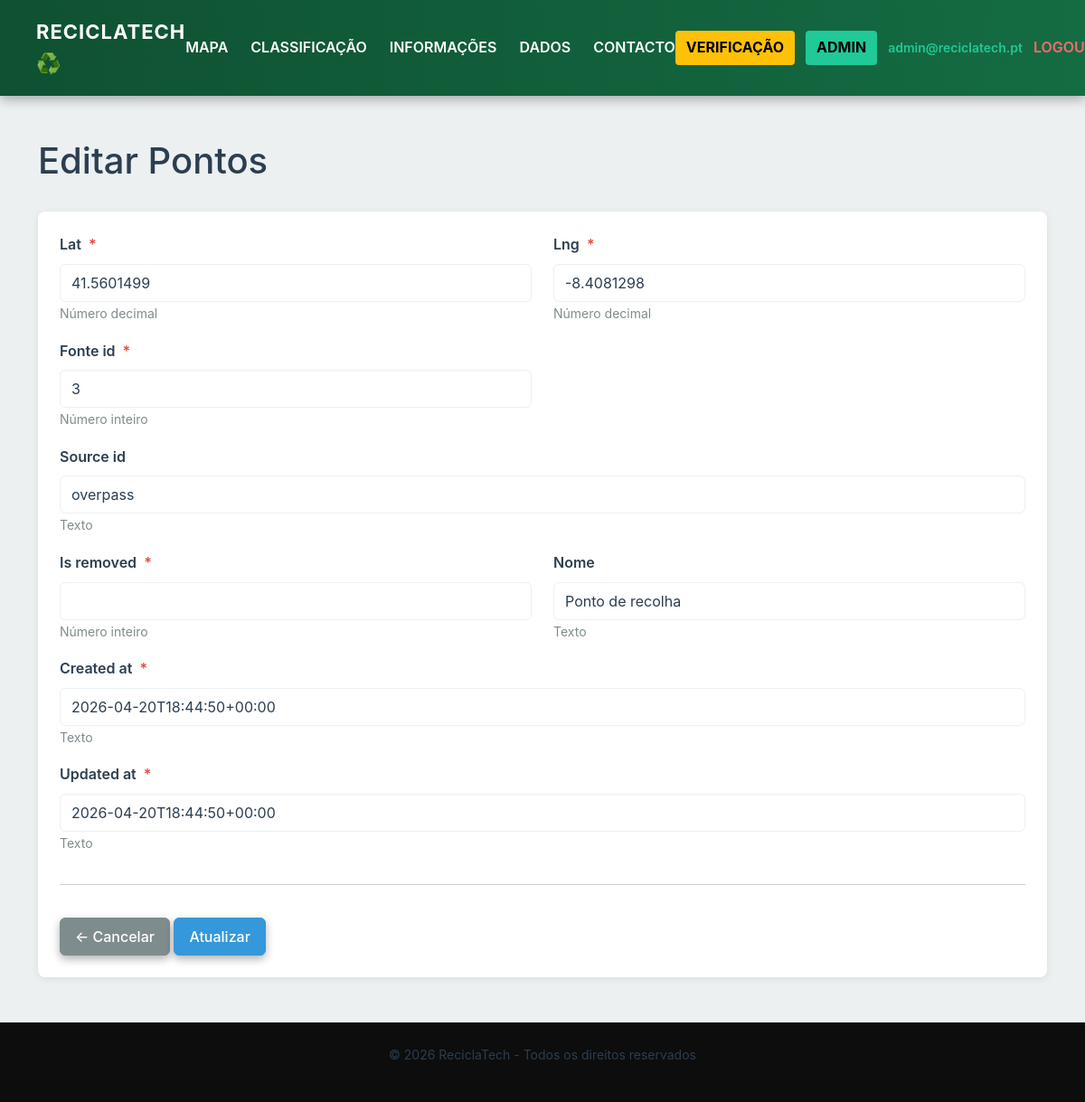
The page /admin/table/pontos/edit/2466 (signed in) on the database its author committed.
### tables this page shows
CREATE TABLE utilizadores (
                    id INTEGER PRIMARY KEY AUTOINCREMENT,
                    nome TEXT NOT NULL,
                    email TEXT UNIQUE NOT NULL,
                    password_hash TEXT NOT NULL,
                    tipo INTEGER NOT NULL DEFAULT 0 CHECK (tipo IN (0,1)),
                    receber_notificacoes INTEGER NOT NULL DEFAULT 1 CHECK (receber_notificacoes IN (0,1)),
                    email_verificado INTEGER NOT NULL DEFAULT 0,
                    data_registo DATETIME DEFAULT CURRENT_TIMESTAMP
                );

CREATE TABLE pontos (
                    id INTEGER PRIMARY KEY AUTOINCREMENT,
                    lat REAL NOT NULL,
                    lng REAL NOT NULL,
                    fonte_id INTEGER NOT NULL,
                    source_id TEXT,
                    is_removed INTEGER NOT NULL DEFAULT 0,
                    nome TEXT,
                    created_at TEXT NOT NULL,
                    updated_at TEXT NOT NULL
                );

### routes/admin.py (the view, shortened to what this page needs)
@admin_route.route('/table/<table_name>/edit/<int:record_id>', methods=['GET', 'POST'])
@require_admin
def edit_record(table_name, record_id):
    valid_tables = ['utilizadores', 'pontos', 'categorias']
    if table_name not in valid_tables:
        flash("Tabela inválida.", "danger")
        return redirect(url_for('admin.dashboard'))
    conn = conectar_db()
    cursor = conn.cursor()
    cursor.execute(f"PRAGMA table_info({table_name})")
    columns = cursor.fetchall()
    cursor.execute(f"SELECT * FROM {table_name} WHERE id = ?", (record_id,))
    record = cursor.fetchone()
    if not record:
        flash("Registro não encontrado.", "danger")
        conn.close()
        return redirect(url_for('admin.list_table', table_name=table_name))
    conn.close()
    return render_template('admin/table_form.html',
                         table_name=table_name,
                         columns=columns,
                         record=dict(record))

### routes/admin.py (called while the page is built)
def get_db_path():
    config = ServerConfig()
    return config.db_path

def conectar_db():
    conn = sqlite3.connect(get_db_path())
    conn.row_factory = sqlite3.Row
    conn.execute("PRAGMA foreign_keys = ON")
    return conn

def require_admin(f):
    @wraps(f)
    def decorated_function(*args, **kwargs):
        if 'user_id' not in session:
            flash("Você precisa estar autenticado.", "danger")
            return redirect(url_for('autenticar.login'))
        conn = conectar_db()
        cursor = conn.cursor()
        cursor.execute("SELECT tipo FROM utilizadores WHERE id = ?", (session['user_id'],))
        user = cursor.fetchone()
        conn.close()
        if not user or user['tipo'] != 1:
            flash("Acesso negado. Apenas administradores.", "danger")
            return redirect(url_for('home.home'))
        return f(*args, **kwargs)
    return decorated_function

### templates/admin/table_form.html (shortened to what this page needs)
{% extends "base.html" %}
{% block extra_css %}
<link rel="stylesheet" href="/css/admin.css">
{% endblock %}
{% block content %}
<div class="container mt-5 mb-5">
    <div class="row mb-4">
        <div class="col-md-12">
            <h1>
                {{ "Editar" if record else "Adicionar" }}
                {{ table_name | title | replace('_', ' ') }}
            </h1>
        </div>
    </div>
    <div class="card">
        <div class="card-body">
            <form method="POST" class="needs-validation">
                <div class="row">
                    {% for col in columns %}
                        {% if col['name'] != 'id' and col['name'] not in ['data_criacao', 'data_registo'] %}
                        <div class="col-md-{% if col['type'] == 'TEXT' and col['name'] not in ['email', 'nome', 'titulo'] %}12{% else %}6{% endif %} mb-3">
                            <label for="{{ col['name'] }}" class="form-label">
                                {{ col['name'] | title | replace('_', ' ') }}
                                {% if col['notnull'] == 1 and col['name'] != 'id' %}
                                    <span class="text-danger">*</span>
                                {% endif %}
                            </label>
                            {% if col['type'] == 'TEXT' %}
                                {% if col['name'] in ['descricao', 'instrucoes_descarte', 'conteudo', 'fonte', 'fonte_geral'] %}
                                <textarea class="form-control" id="{{ col['name'] }}" name="{{ col['name'] }}" rows="4">{% if record %}{{ record[col['name']] or '' }}{% endif %}</textarea>
                                {% elif col['name'] in ['email'] %}
                                <input type="email" class="form-control" id="{{ col['name'] }}" name="{{ col['name'] }}" value="{% if record %}{{ record[col['name']] or '' }}{% endif %}" {% if col['notnull'] == 1 %}required{% endif %}>
                                {% else %}
                                <input type="text" class="form-control" id="{{ col['name'] }}" name="{{ col['name'] }}" value="{% if record %}{{ record[col['name']] or '' }}{% endif %}" {% if col['notnull'] == 1 %}required{% endif %}>
                                {% endif %}
                            {% elif col['type'] == 'INTEGER' %}
                                {% if col['name'] in ['tipo', 'receber_notificacoes', 'email_verificado', 'eletronico'] %}
                                <div class="form-check mt-2">
                                    <input class="form-check-input" type="checkbox" id="{{ col['name'] }}" name="{{ col['name'] }}" value="1" {% if record and record[col['name']] == 1 %}checked{% endif %}>
                                    <label class="form-check-label" for="{{ col['name'] }}">
                                        {% if col['name'] == 'tipo' %}Admin{% elif col['name'] == 'receber_notificacoes' %}Receber Notificações{% elif col['name'] == 'email_verificado' %}Email Verificado{% elif col['name'] == 'eletronico' %}Eletrônico{% endif %}
                                    </label>
                                </div>
                                {% else %}
                                <input type="number" class="form-control" id="{{ col['name'] }}" name="{{ col['name'] }}" value="{% if record %}{{ record[col['name']] or '' }}{% endif %}" {% if col['notnull'] == 1 %}required{% endif %}>
                                {% endif %}
                            {% elif col['type'] == 'REAL' %}
                            <input type="number" step="0.0001" class="form-control" id="{{ col['name'] }}" name="{{ col['name'] }}" value="{% if record %}{{ record[col['name']] or '' }}{% endif %}" {% if col['notnull'] == 1 %}required{% endif %}>
                            {% else %}
                            <input type="text" class="form-control" id="{{ col['name'] }}" name="{{ col['name'] }}" value="{% if record %}{{ record[col['name']] or '' }}{% endif %}" {% if col['notnull'] == 1 %}required{% endif %}>
                            {% endif %}
                            <small class="form-text text-muted">
                                {% if col['type'] == 'TEXT' %}Texto{% elif col['type'] == 'INTEGER' %}Número inteiro{% elif col['type'] == 'REAL' %}Número decimal{% else %}{{ col['type'] }}{% endif %}
                            </small>
                        </div>
                        {% endif %}
                    {% endfor %}
                </div>
                <hr>
                <div class="row">
                    <div class="col-md-12">
                        <a href="{{ url_for('admin.list_table', table_name=table_name) }}" class="btn btn-secondary">← Cancelar</a>
                        <button type="submit" class="btn btn-primary">
                            {% if record %}Atualizar{% else %}Adicionar{% endif %}
                        </button>
                    </div>
                </div>
            </form>
        </div>
    </div>
</div>
{% endblock %}

### templates/base.html (shortened to what this page needs)
<!DOCTYPE html>
<html lang="pt">
<head>
    <link href="https://cdn.jsdelivr.net/npm/bootstrap@5.3.0/dist/css/bootstrap.min.css" rel="stylesheet">
    <link rel="stylesheet" href="/css/style.css">
    {% block extra_css %}{% endblock %}
</head>
<body>
    <header class="header">
        <a href="/" class="logo">RECICLATECH ♻️</a>
        <nav class="menu">
            <a href="/mapa/" {% if request.path == '/mapa/' or request.path == '/mapa' %}class="ativo"{% endif %}>MAPA</a>
            <a href="/classificacao" {% if request.path == '/classificacao' %}class="ativo"{% endif %}>CLASSIFICAÇÃO</a>
            <a href="/informacoes" {% if request.path == '/informacoes' %}class="ativo"{% endif %}>INFORMAÇÕES</a>
            <a href="/dados" {% if request.path == '/dados' %}class="ativo"{% endif %}>DADOS</a>
            <a href="/contacto" {% if request.path == '/contacto' %}class="ativo"{% endif %}>CONTACTO</a>
        </nav>
        <div class="auth" id="auth-area">
            {% if session.get('user_id') %}
                {% if session.get('email_pendente_verificacao') %}
                    <a href="/verificar-email" class="verificar">VERIFICAÇÃO</a>
                {% endif %}
                {% if session.get('usuario_tipo') == 1 or session.get('admin') %}
                    <a href="/admin/" class="admin" title="Painel de Admin">ADMIN</a>
                {% endif %}
                <span class="user-info">{{ session.get('user_email') or 'Utilizador' }}</span>
                <a href="/logout" class="logout">LOGOUT</a>
            {% else %}
                <a href="/login" class="login">Login</a>
                <a href="/registo" class="registar">Registar</a>
            {% endif %}
        </div>
    </header>
    {% block content %}{% endblock %}
    <footer class="footer">
        <p>© 2026 ReciclaTech - Todos os direitos reservados</p>
    </footer>
</body>
</html>

### rows shown on the page
utilizadores: email "admin@reciclatech.pt"
pontos: lat "41.5601499" "-8.4081298", fonte_id "3", source_id "overpass" "Ponto de recolha" "2026-04-20T18:44:50+00:00" "2026-04-20T18:44:50+00:00"

### other values the page prints
{{ "Editar" if record else "Adicionar" }} "Editar"
{{ table_name | title | replace('_', ' ') }} "Pontos"
{{ col['name'] | title | replace('_', ' ') }} "Lat" "Lng" "Fonte id" "Source id" "Is removed" "Nome" "Created at" "Updated at"
